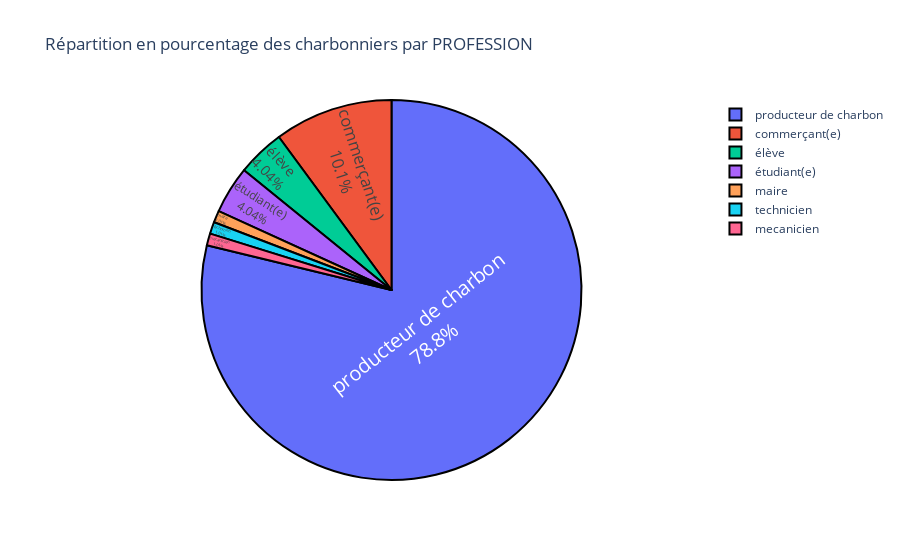

The code cell stored with this chart in its notebook:
### Markdown cell above
### 3 - Répartition des charbonniers selon leur profession respective

### Code cell
pie_diagramme(data=data_charbonnier, col="PROFESSION")

### Figure 1 — Plotly figure (JSON) as saved in the notebook; plotly's stock layout.template omitted (floating-point values rounded to 4 significant figures)
{"data": [{"customdata": [["producteur de charbon"], ["commerçant(e)"], ["élève"], ["étudiant(e)"], ["maire"], ["technicien"], ["mecanicien"]], "domain": {"x": [0, 1], "y": [0, 1]}, "hovertemplate": "PROFESSION=%{customdata[0]}<br>proportion=%{value}<extra></extra>", "labels": ["producteur de charbon", "commerçant(e)", "élève", "étudiant(e)", "maire", "technicien", "mecanicien"], "legendgroup": "", "marker": {"colors": ["#636efa", "#EF553B", "#00cc96", "#ab63fa", "#FFA15A", "#19d3f3", "#FF6692"], "line": {"color": "#000000", "width": 2}}, "name": "", "showlegend": true, "textfont": {"size": 20}, "textinfo": "percent+label", "textposition": "inside", "type": "pie", "values": [0.7879, 0.101, 0.0404, 0.0404, 0.0101, 0.0101, 0.0101]}], "layout": {"legend": {"tracegroupgap": 0}, "title": {"text": "Répartition en pourcentage des charbonniers par PROFESSION"}}}
